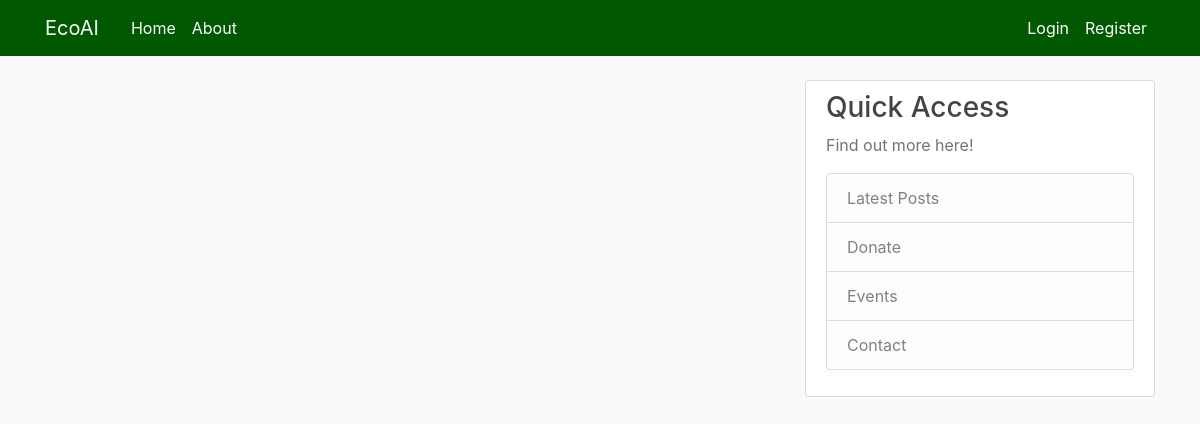
The app's page /home, older data.
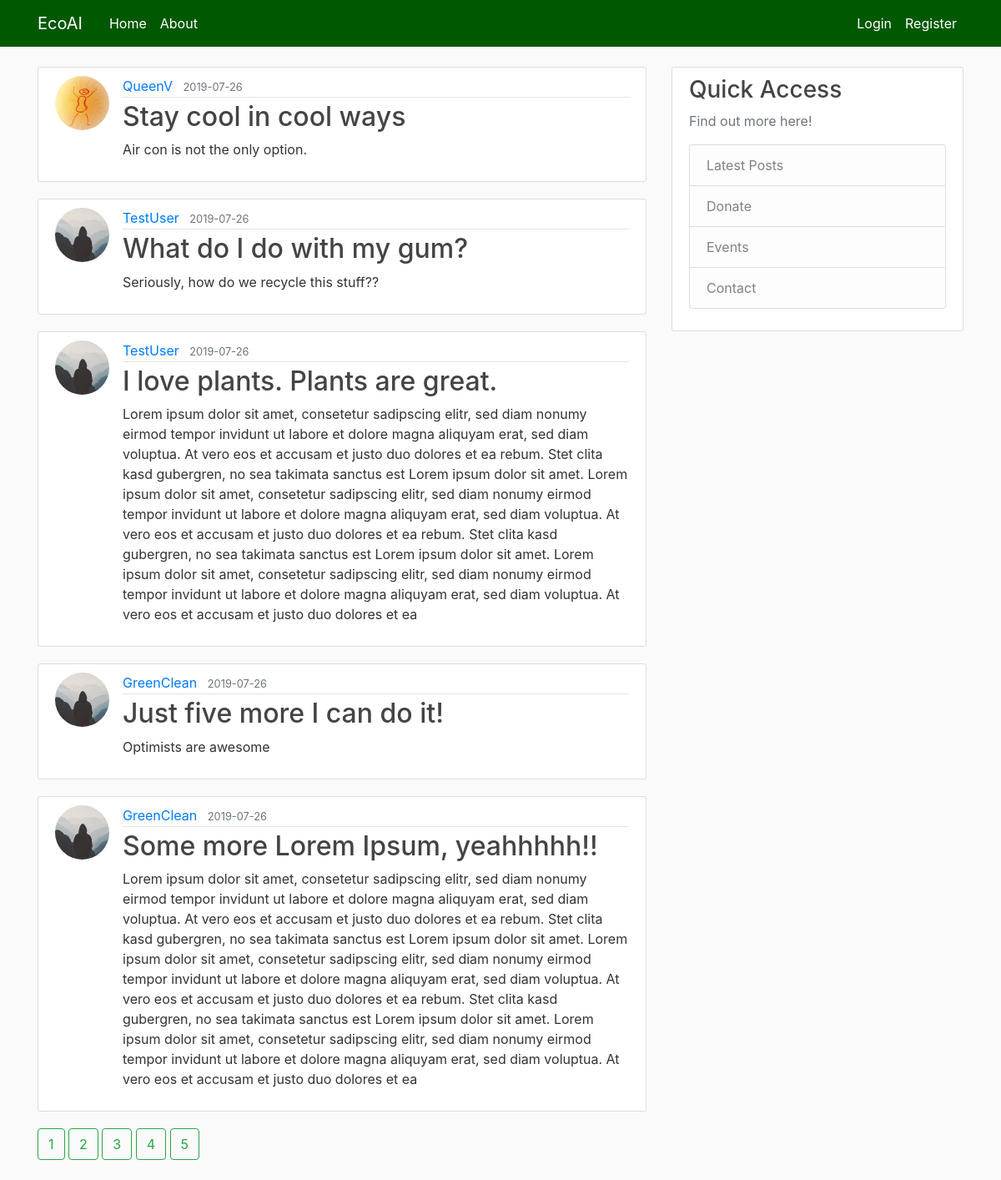
The same page, newer data.
### flaskblog/models.py (models this page shows, shortened)
class Post(db.Model):
    id = db.Column(db.Integer, primary_key=True)
    title = db.Column(db.String(100), nullable=False)
    date_posted = db.Column(db.DateTime, nullable=False, default=datetime.utcnow)
    content = db.Column(db.Text, nullable=False)
    user_id = db.Column(db.Integer, db.ForeignKey('user.id'), nullable=False) #this relates Post to User

class User(db.Model, UserMixin):
    id = db.Column(db.Integer, primary_key=True)
    username = db.Column(db.String(20), unique=True, nullable=False)
    email = db.Column(db.String(120), unique=True, nullable=False)
    image_file = db.Column(db.String(20), nullable=False, default='default.jpg')
    password = db.Column(db.String(60), nullable=False)
    post = db.relationship('Post', backref='author', lazy=True) #this relates the User to Post

### flaskblog/routes.py (the view)
@app.route("/")
@app.route("/home")
def home():
    page = request.args.get('page', 1, type=int)
    posts = Post.query.order_by(Post.date_posted.desc()).paginate(page=page, per_page=5)
    return render_template('home.html', posts=posts)

### flaskblog/templates/home.html
{% extends "layout.html" %}
{% block content %}
    {% for post in posts.items %}
        <article class="media content-section">
            <img class="rounded-circle article-img" src="{{ url_for('static', filename='profile_pics/' + post.author.image_file) }}">
            <div class="media-body">
              <div class="article-metadata">
                <a class="mr-2" href="#">{{ post.author.username }}</a>
                <small class="text-muted">{{ post.date_posted.strftime('%Y-%m-%d') }}</small>
              </div>
              <h2><a class="article-title" href="{{ url_for('post', post_id=post.id) }}">
                  {{ post.title }}
                </a></h2>
              <p class="article-content">{{ post.content }}</p>
            </div>
        </article>
    {% endfor %}
    {% for page_num in posts.iter_pages() %}
        {% if page_num %}
            <a class="btn btn-outline-success mb-4" href="{{ url_for('home', page=page_num)}}">{{ page_num }}</a>
        {% else %}
            ...
        {% endif %}
    {% endfor %}
{% endblock content %}

Row changes from the older to the newer data that the page shows:
added Post: image_file (picture), author.username "QueenV", date_posted "2019-07-26", title "Stay cool in cool ways", content "Air con is not the only option."
added Post: image_file (placeholder picture), author.username "TestUser", date_posted "2019-07-26", title "What do I do with my gum?", content "Seriously, how do we recycle this stuff??"
added Post: image_file (placeholder picture), author.username "TestUser", date_posted "2019-07-26", title "I love plants. Plants are great.", content "Lorem ipsum dolor sit amet, consetetur sadipscing elitr, sed diam nonumy eirmod tempor invidunt ut labore et dolore magna aliquyam erat, sed diam voluptua. At vero eos et accusam et justo duo dolores et ea rebum. Stet clita kasd gubergren, no sea takimata sanctus est Lorem ipsum dolor sit amet. Lorem ipsum dolor sit amet, consetetur sadipscing elitr, sed diam nonumy eirmod tempor invidunt ut labore et dolore magna aliquyam erat, sed diam voluptua. At vero eos et accusam et justo duo dolores et ea rebum. Stet clita kasd gubergren, no sea takimata sanctus est Lorem ipsum dolor sit amet. Lorem ipsum dolor sit amet, consetetur sadipscing elitr, sed diam nonumy eirmod tempor invidunt ut labore…"
added Post: image_file (placeholder picture), author.username "GreenClean", date_posted "2019-07-26", title "Just five more I can do it!", content "Optimists are awesome"
added Post: image_file (placeholder picture), author.username "GreenClean", date_posted "2019-07-26", title "Some more Lorem Ipsum, yeahhhhh!!", content "Lorem ipsum dolor sit amet, consetetur sadipscing elitr, sed diam nonumy eirmod tempor invidunt ut labore et dolore magna aliquyam erat, sed diam voluptua. At vero eos et accusam et justo duo dolores et ea rebum. Stet clita kasd gubergren, no sea takimata sanctus est Lorem ipsum dolor sit amet. Lorem ipsum dolor sit amet, consetetur sadipscing elitr, sed diam nonumy eirmod tempor invidunt ut labore et dolore magna aliquyam erat, sed diam voluptua. At vero eos et accusam et justo duo dolores et ea rebum. Stet clita kasd gubergren, no sea takimata sanctus est Lorem ipsum dolor sit amet. Lorem ipsum dolor sit amet, consetetur sadipscing elitr, sed diam nonumy eirmod tempor invidunt ut labore…"
Text that changed along with them:
new list line: "1"
new list line: "2"
new list line: "3"
new list line: "4"
new list line: "5"
